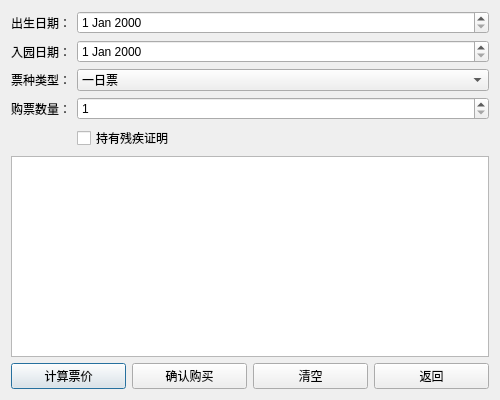
<?xml version="1.0" encoding="UTF-8"?>
<ui version="4.0">
 <class>BuyTicketDialog</class>
 <widget class="QDialog" name="BuyTicketDialog">
  <property name="geometry">
   <rect>
    <x>0</x>
    <y>0</y>
    <width>500</width>
    <height>400</height>
   </rect>
  </property>
  <property name="windowTitle">
   <string>购买门票</string>
  </property>
  <layout class="QVBoxLayout" name="verticalLayout">
   <item>
    <layout class="QFormLayout" name="formLayout">
     <item row="0" column="0">
      <widget class="QLabel" name="label">
       <property name="text">
        <string>出生日期：</string>
       </property>
      </widget>
     </item>
     <item row="0" column="1">
      <widget class="QDateEdit" name="birthDateEdit"/>
     </item>
     <item row="1" column="0">
      <widget class="QLabel" name="label_2">
       <property name="text">
        <string>入园日期：</string>
       </property>
      </widget>
     </item>
     <item row="1" column="1">
      <widget class="QDateEdit" name="visitDateEdit"/>
     </item>
     <item row="2" column="0">
      <widget class="QLabel" name="label_3">
       <property name="text">
        <string>票种类型：</string>
       </property>
      </widget>
     </item>
     <item row="2" column="1">
      <widget class="QComboBox" name="ticketTypeComboBox">
       <item>
        <property name="text">
         <string>一日票</string>
        </property>
       </item>
       <item>
        <property name="text">
         <string>二日票</string>
        </property>
       </item>
      </widget>
     </item>
     <item row="3" column="0">
      <widget class="QLabel" name="label_4">
       <property name="text">
        <string>购票数量：</string>
       </property>
      </widget>
     </item>
     <item row="3" column="1">
      <widget class="QSpinBox" name="quantitySpinBox">
       <property name="minimum">
        <number>1</number>
       </property>
       <property name="maximum">
        <number>10</number>
       </property>
      </widget>
     </item>
     <item row="4" column="1">
      <widget class="QCheckBox" name="disableCheckBox">
       <property name="text">
        <string>持有残疾证明</string>
       </property>
      </widget>
     </item>
    </layout>
   </item>
   <item>
    <widget class="QTextEdit" name="resultText"/>
   </item>
   <item>
    <layout class="QHBoxLayout" name="horizontalLayout">
     <item>
      <widget class="QPushButton" name="calculateButton">
       <property name="text">
        <string>计算票价</string>
       </property>
      </widget>
     </item>
     <item>
      <widget class="QPushButton" name="buyButton">
       <property name="text">
        <string>确认购买</string>
       </property>
      </widget>
     </item>
     <item>
      <widget class="QPushButton" name="clearButton">
       <property name="text">
        <string>清空</string>
       </property>
      </widget>
     </item>
     <item>
      <widget class="QPushButton" name="backButton">
       <property name="text">
        <string>返回</string>
       </property>
      </widget>
     </item>
    </layout>
   </item>
  </layout>
 </widget>
 <resources/>
 <connections/>
</ui>
